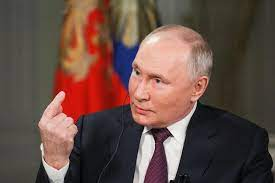
#> input picture seminar1_basics/Putin.jpeg, 275 x 183 px, given in place of the camera
$ jupyter execute --allow-errors sem5.ipynb   (shell and % lines are left out)   (older library calls are emulated)   (text cells are left out)
#> lines starting #> are read from the running program, lines starting #| are printed output that depends on the picture; after the words box and inside, x2 and y2 are one past the last pixel; in counts of white or black regions, pixels touching at a corner belong together
[cell 1]
# !pip uninstall opencv-contrib-python

#> (a cell that did not finish here is left out)

#> (a cell that did not finish here is left out)

[cell 4]
import numpy as np
import cv2

cam = cv2.VideoCapture(0)

succ, frame = cam.read()
#> frame is the input picture: shape (183, 275, 3); mean B, G, R 69.3, 77, 101.3

if (succ == False):
    print("Cam not opening")
    assert(False)

backgr = np.zeros_like(frame)

while(True):
    succ, frame = cam.read()

    if (succ == False):
        break

    backgr = cv2.addWeighted(backgr, 0.9, frame, 0.1, 0)
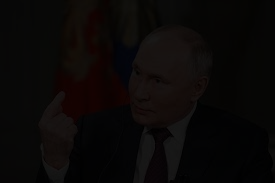
#> backgr: shape (183, 275, 3); mean B, G, R 6.9, 7.7, 10.1
    diff = cv2.absdiff(backgr, frame)
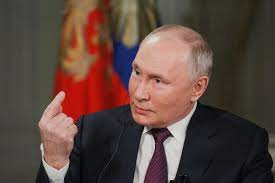
#> diff: shape (183, 275, 3); mean B, G, R 62.4, 69.3, 91.2

    mask = cv2.inRange(diff, (20, 20, 20), (255, 255, 255))
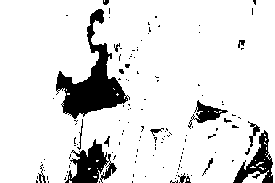
#> mask: shape (183, 275); 88.4% white; 130 black regions (114 under 20 px), largest, box (x1, y1, x2, y2) and area: (56, 9, 130, 119) 2724, (65, 139, 117, 183) 1117, (233, 130, 273, 183) 803

    cv2.imshow("average", backgr)
    key = cv2.waitKey(50)
#> (key q is pressed here)

    if (key == ord('q')):
        break

cam.release()
cv2.destroyAllWindows()
cv2.waitKey(10)

[cell 5]
import copy

#> (the rest of this cell did not finish here and is left out)

[cell 6]
import numpy as np
# import opencv-contrib-python
import cv2
import matplotlib.pyplot as plt

img = np.zeros((60, 50), np.uint8)
#> img: shape (60, 50); every value is 0

cv2.line(img, (13, 15), (40, 44), (255), 13)
#> img: shape (60, 50); 24.9% white; 1 white region, box (x1, y1, x2, y2) and area: (6, 8, 48, 52) 748
cv2.line(img, (23, 25), (30, 14), (255), 7)
cv2.line(img, (0, 50), (40, 8), (255), 9)
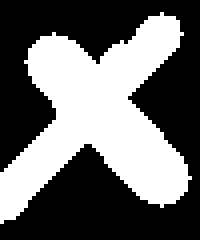
#> img: shape (60, 50) (shown 4 times larger); 41.3% white; 1 white region, box (x1, y1, x2, y2) and area: (0, 3, 48, 56) 1238

thinned = cv2.ximgproc.thinning(img)
#> thinned: shape (60, 50); 3.8% white in thin lines or dots, all inside (x1, y1, x2, y2) = (0, 8, 41, 56)

plt.imshow(img, cmap="gray")
plt.show()

plt.imshow(thinned, cmap="gray")
plt.show()

kernel = np.ones((3, 3), np.float32)
kernel[1, 1] = 10
kernel /= 18.0
# kernel /= 9.0

filtered = cv2.filter2D(thinned, ddepth=-1, kernel=kernel)
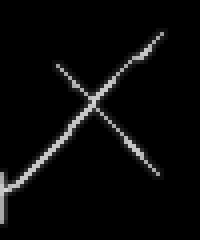
#> filtered: shape (60, 50) (shown 4 times larger); min 0, max 213, mean 9.6

plt.imshow(filtered, cmap="gray")
plt.show()

for n in np.unique(filtered):
    border = np.zeros_like(filtered)
    # border[np.where(filtered<=15)] = 255
    # border[np.where(filtered<=10)] = 0
    border[np.where(filtered==n)] = 255

    plt.imshow(border, cmap="gray")
    plt.show()
#> this loop made 12 passes
#> n on passes 2 to 12: 14, 28, 42, 57, 71, 85, 156, 170, 184, 198, 213
#> pass 1, `plt.show()`:
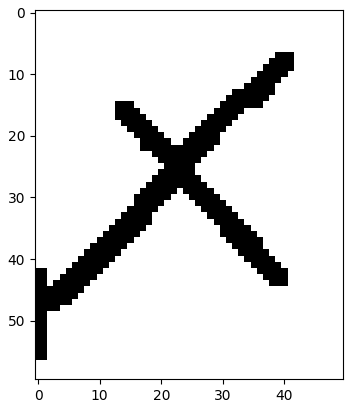
#> figure drawn by matplotlib, 1 panel
#> pass 2, `plt.show()`:
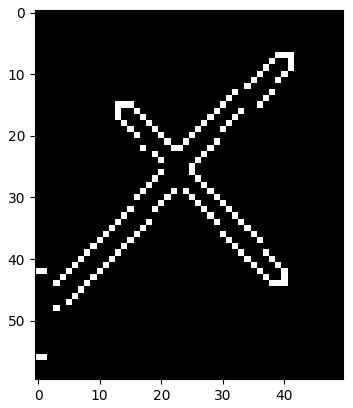
#> figure drawn by matplotlib, 1 panel
#> after the loop:
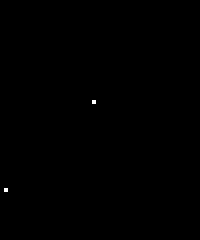
#> border: shape (60, 50) (shown 4 times larger); 0.07% white in thin lines or dots, all inside (x1, y1, x2, y2) = (1, 25, 24, 48)

# [7 lines of commented-out code are left out]

[cell 7]
print(kernel)

[cell 8]
fig, ax = plt.subplots()
ax.hist(filtered.ravel(), 256, [0,256])
plt.show()
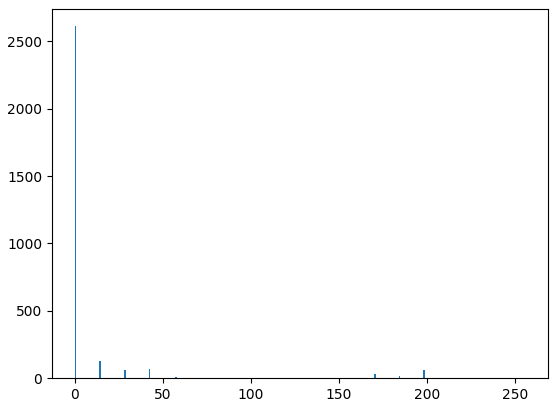
#> figure drawn by matplotlib, 1 panel; tallest bar 2613 high, from x = 0 to 1

[cell 9]
img = np.zeros((10, 10), np.uint8)

img[5, 5] = 255

kernel = np.ones((3, 3), np.float32)
kernel[1, 1] = 5
kernel /= 13.0
print(kernel)

255 * 0.38 + 8 * 255 * 0.08
0 * 0.38 + 0.08 * 255 + 7 * 0

filtered = cv2.filter2D(img, ddepth=-1, kernel=kernel)

plt.imshow(img, cmap="gray")
plt.show()
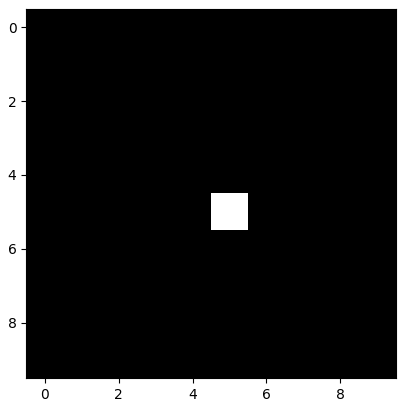
#> figure drawn by matplotlib, 1 panel
plt.imshow(filtered, cmap="gray", vmin=0, vmax=255)
plt.show()
